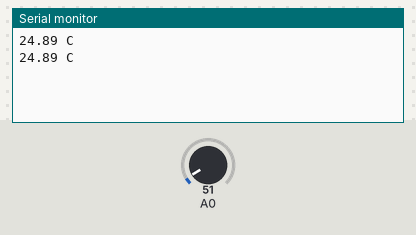
Bench run of a sketch on a simulated Arduino Uno, built with avr-gcc and run on an emulated ATmega328P. Shown: the last lines printed to the serial monitor. The test bench sets the inputs (shaded band); at power-on: A0 = 51.

Above: at 1.8 s.
1.9 s: A0 set to 61
At 2.7 s:
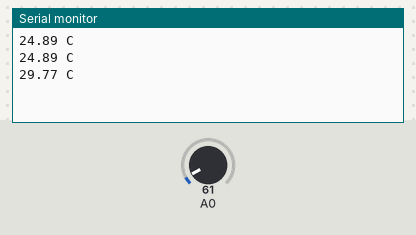
3.4 s: A0 set to 71
At 4.8 s:
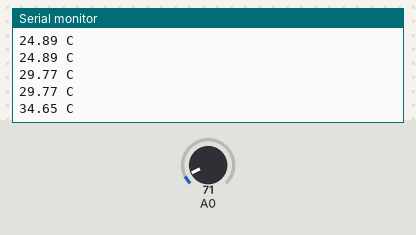
Timing chart, 0 to 6.4 s (numbered marks = the images above; inputs shaded):
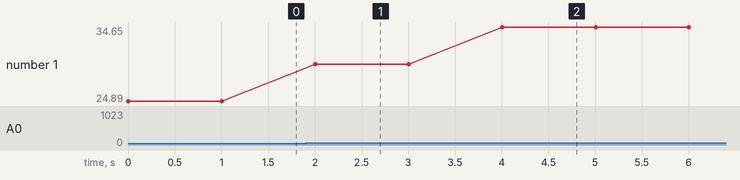

The sketch:

LM35_example.ino
```cpp
// (licence header left out)
float temperature;

void setup() {
  Serial.begin(9600);
}

void loop() {
  temperature = analogRead(A0) * 0.488;
  Serial.print(temperature);
  Serial.println(" C");
  delay(1000);
}
```

Measured:
- after the input at 1.9 s, the serial monitor: prints a new line after 0.10 s (image 1)
- after the input at 3.4 s, the serial monitor: prints a new line after 0.60 s (image 2)
- plotted number 1: 24.89 → 29.77 after the input at 1.9 s, 29.77 → 34.65 after the input at 3.4 s
